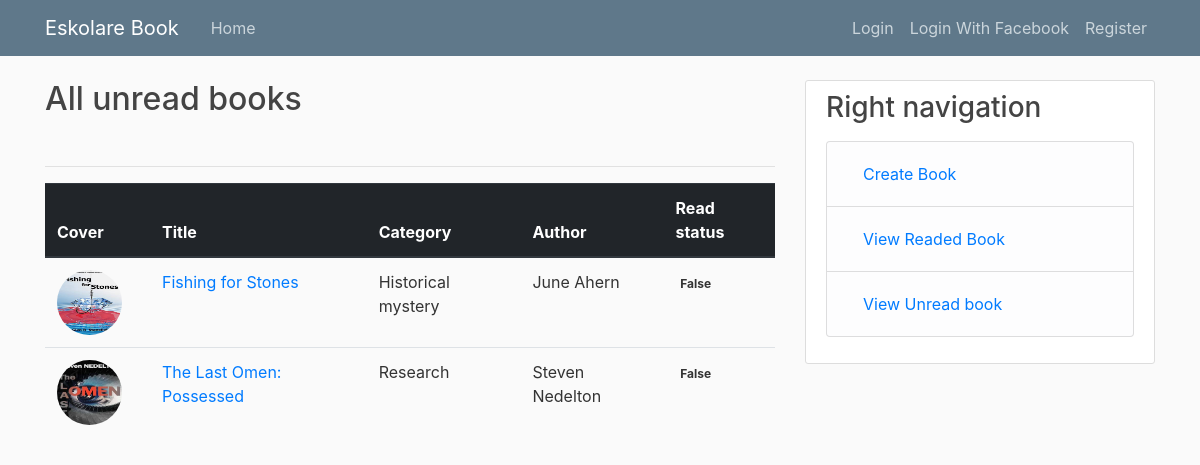
The page /unread-book/ on the database its author committed.
### book/models.py (models this page shows, shortened)
class Book(models.Model):
    title = models.CharField(max_length=100)
    category = models.CharField(max_length=100)
    author = models.CharField(max_length=100)
    cover = models.ImageField(upload_to='book_covers')
    is_read = models.BooleanField(default=False)

### book/views.py (the view)
# urls.py: path('unread-book/', views.get_unread_book, name='unread-book'),
def get_unread_book(request):
    context = {
        'books': Book.objects.all().filter(is_read=False)
    }
    return render(request, 'book/unread_book.html', context)

### book/templates/book/unread_book.html
{% extends "book/base.html" %}
{% block content %}
<h2>All unread books</h2>
<br><hr>
<table class="table">
    <thead class="thead-dark">
    <tr>
        <th scope="col">Cover</th>
        <th scope="col">Title</th>
        <th scope="col">Category</th>
        <th scope="col">Author</th>
        <th scope="col">Read status</th>
    </tr>
    </thead>
    <tbody>
    {% for book in books %}
    <tr>
        <th scope="row"><img class="rounded-circle article-img" src="{{ book.cover.url }}"></th>
        <td><a href="{% url 'book-detail' book.id %}">{{ book.title }}</a></td>
        <td>{{ book.category }}</td>
        <td>{{ book.author }}</td>
        <td><span class="badge">{{ book.is_read }}</span></td>
    </tr>
    {% endfor %}
    </tbody>
</table>
{% endblock content %}

### book/static/book/main.css (style rules this page uses)
body { background: #fafafa; color: #333333; margin-top: 5rem; }
h1, h2, h3, h4, h5, h6 { color: #444444; }
.article-img { height: 65px; width: 65px; margin-right: 16px; }

### rows shown on the page
Book: cover (picture), title "Fishing for Stones", category "Historical mystery", author "June Ahern", is_read "False"
Book: cover (picture), title "The Last Omen: Possessed", category "Research", author "Steven Nedelton", is_read "False"
